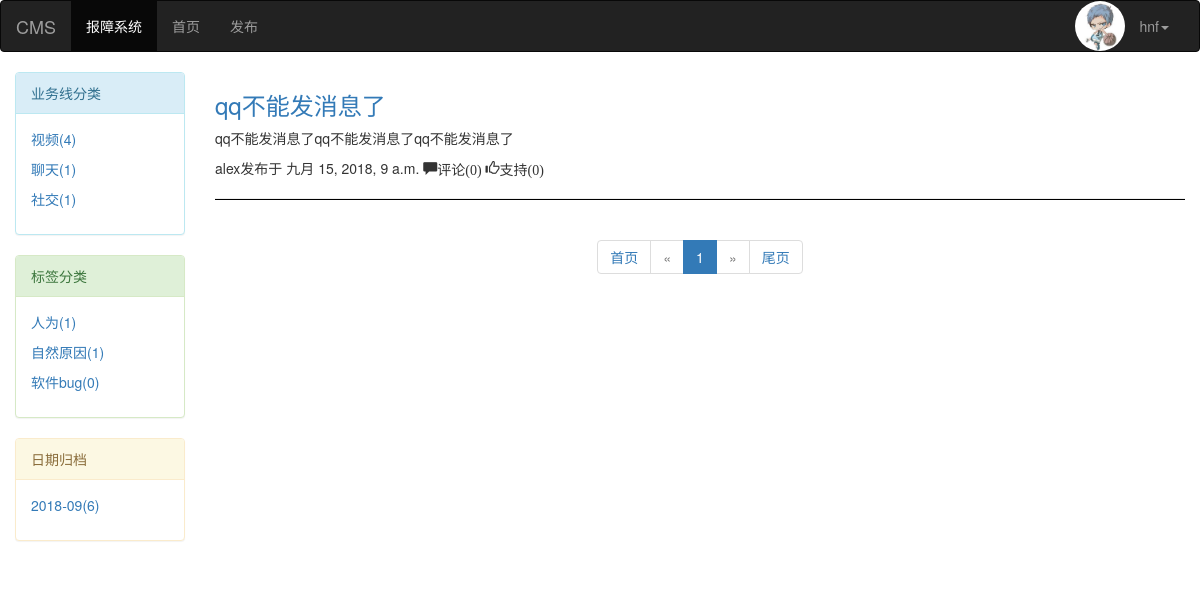
Before: /fault-report/lob/社交/ (signed in) with the older database file.
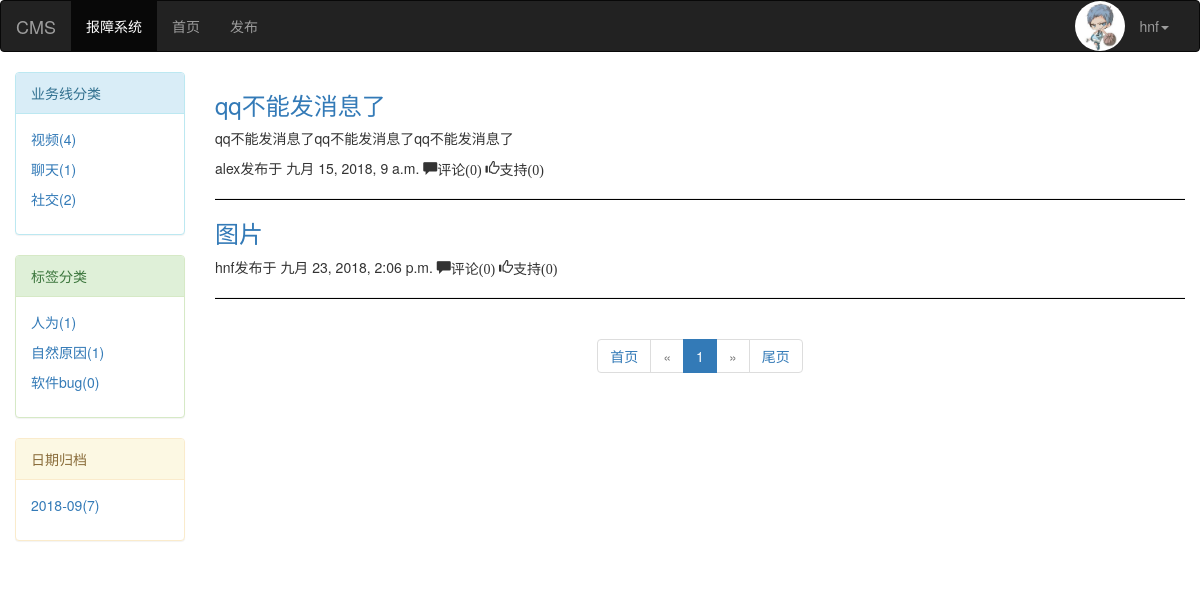
After: the same page with the newer database file.
### fault_reporting/models.py (models this page shows, shortened)
class FaultReport(models.Model):
    title = models.CharField(max_length=80, verbose_name="故障标题")
    desc = models.CharField(max_length=255, verbose_name="故障简介")
    create_time = models.DateTimeField(auto_now_add=True, verbose_name="发布时间")
    modify_time = models.DateTimeField(auto_now=True, verbose_name="最后修改时间")
    comment_count = models.IntegerField(default=0)
    up_count = models.IntegerField(default=0)
    down_count = models.IntegerField(default=0)
    lob = models.ForeignKey(to="LOB", null=True, verbose_name="所属业务线")
    user = models.ForeignKey(to="UserInfo", verbose_name="发布者")
    tags = models.ManyToManyField(
        to="Tag",
        through="Fault2Tag",  # 指定第三张关系表
        through_fields=("fault_report", "tag"),  # 通过哪些字段建立多对多关系
    )
    class Meta:
        verbose_name = "故障总结/故障报告"
        verbose_name_plural = verbose_name

class UserInfo(AbstractUser):
    phone=models.CharField(max_length=11)
    avatar=models.FileField(upload_to="avatars/",default="avatars/default.png")

### fault_reporting/views.py (the view, shortened to what this page needs)
# urls.py: url(r'(lob|tag|archive)/(.*)/$', views.index),  # index(request, "lob", "游戏")
def index(request, *args):
    report_list = models.FaultReport.objects.all()
    total_count = report_list.count()  # 总数量
    current_page = request.GET.get("page")  # 当前页
    page_obj = mypage.MyPage(current_page, total_count, url_prefix="index")
    page_html = page_obj.page_html()  # 显示页码的代码
    range = report_list[page_obj.start:page_obj.end]
    if args and len(args) == 2:
        if args[0] == "lob":
            report_list = report_list.filter(lob__title=args[1])  # args[1]指的是视频等业务
            total_count = report_list.count()  # 总数量
            current_page = request.GET.get("page")  # 当前页
            page_obj = mypage.MyPage(current_page, total_count, url_prefix="fault-report/lob/args[1]")
            page_html = page_obj.page_html()  # 显示页码的代码
            try:
                range = report_list[page_obj.start:page_obj.end]
            except Exception:
                return HttpResponse("此选项没有内容")
    lob_list = models.LOB.objects.all().annotate(num=Count("faultreport")).values("title", "num")
    tag_list = models.Tag.objects.all().annotate(num=Count("faultreport")).values("title", "num")
    archive_list = models.FaultReport.objects.all().extra(
        select={"ym": "strftime('%%Y-%%m', create_time)"}
    ).values("ym").annotate(num=Count("id")).values("ym", "num")
    return render(request, "index.html", {"report_list": range, "page_html": page_html, "lob_list": lob_list,
                                          "tag_list": tag_list, "archive_list": archive_list})

### fault_reporting/mypage.py (called while the page is built)
    @property
    def start(self):
        return (self.current_page - 1) * self.per_page

    @property
    def end(self):
        return self.current_page * self.per_page

### templates/index.html (shortened to what this page needs)
{% extends "base.html" %}
{% block page-left %}
     <div class="panel panel-info">
                <div class="panel-heading">业务线分类</div>
                <div class="panel-body">
                    {% for lob in lob_list %}
                        <p><a href="/fault-report/lob/{{ lob.title }}/">{{ lob.title }}({{ lob.num }})</a></p>
                    {% endfor %}
                </div>
            </div>
            <div class="panel panel-success">
                <div class="panel-heading">标签分类</div>
                <div class="panel-body">
                    {% for tag in tag_list %}
                        <p><a href="/fault-report/tag/{{ tag.title }}/">{{ tag.title }}({{ tag.num }})</a></p>
                    {% endfor %}
                </div>
            </div>
            <div class="panel panel-warning">
                <div class="panel-heading">日期归档</div>
                <div class="panel-body">
                    {% for archive in archive_list %}
                        <p><a href="/fault-report/archive/{{ archive.ym }}/">{{ archive.ym }}({{ archive.num }})</a></p>
                    {% endfor %}
                </div>
            </div>
{% endblock %}
{% block page-right %}
     <div class="report-list">
                {% for report in report_list %}
                    <div class="report">
                        <div class="report-title">
                            <h3><a href="/fault-report/report/{{ report.id }}">{{ report.title }}</a></h3>
                        </div>
                        <div class="report-desc">
                            <p>{{ report.desc }}</p>
                        </div>
                        <div class="report-info">
                            <span>{{ report.user.username }}发布于</span>
                            <span>{{ report.create_time }}</span>
                            <span class="glyphicon glyphicon-comment" aria-hidden="true">评论({{ report.comment_count }})</span>
                            <span class="glyphicon glyphicon-thumbs-up" aria-hidden="true">支持({{ report.up_count }})</span>
                            <hr style="height: 1px;background-color: black; ">
                        </div>
                    </div>
                {% endfor %}
    {{ page_html|safe }}
     </div>
{% endblock %}

Changed rows visible on the page:
added FaultReport: title "图片", user.username "hnf", create_time "九月 23, 2018, 2:06 p.m.", comment_count "0", up_count "0"
Other visible differences:
new list line: "社交 ( 2 )"
new list line: "2018-09 ( 7 )"
list line gone: "社交 ( 1 )"
list line gone: "2018-09 ( 6 )"
